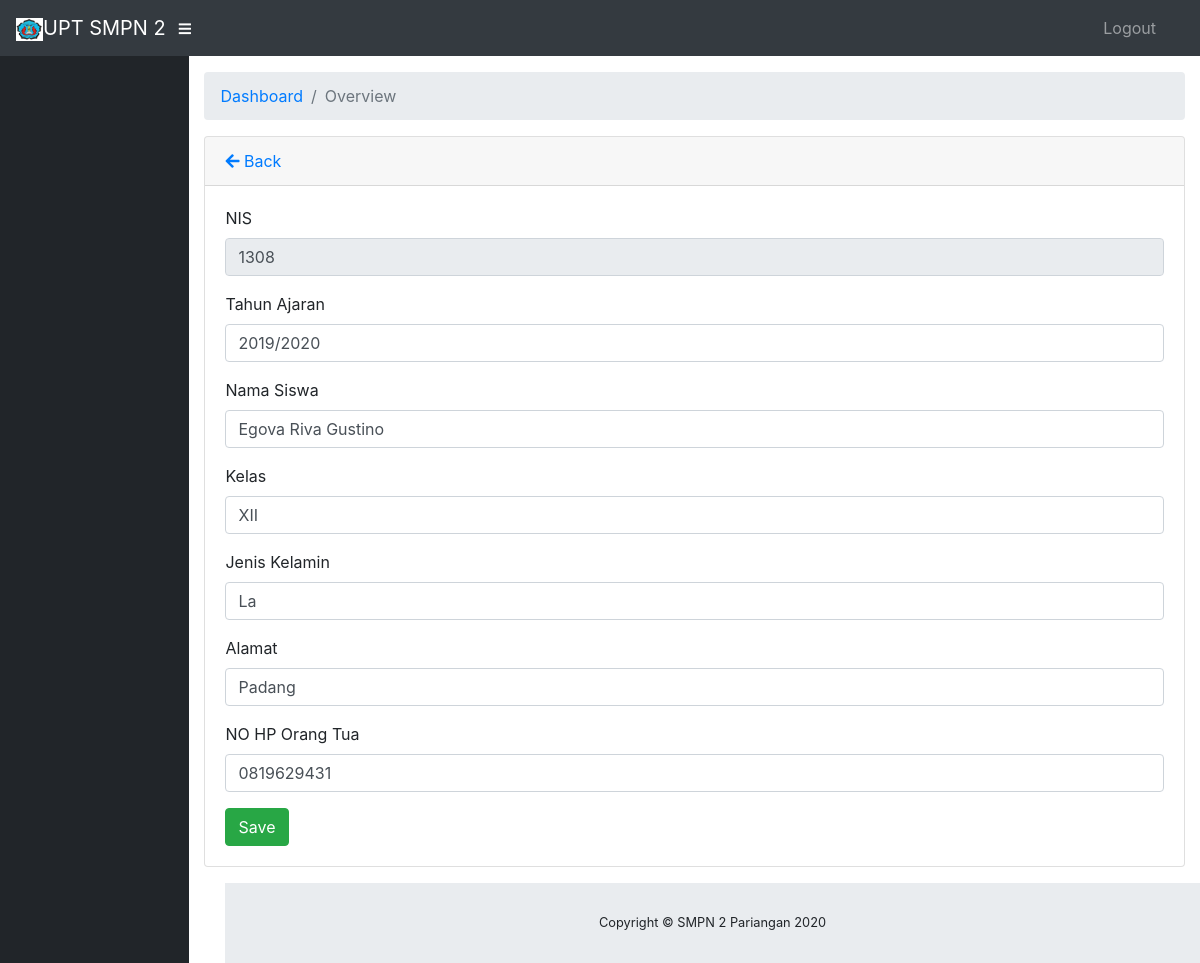
The app's page /siswas/edit/1308 with its own data.
### tables this page shows
CREATE TABLE IF NOT EXISTS `siswa` (
  `nis` int(10) NOT NULL,
  `ta` varchar(10) NOT NULL,
  `nm_siswa` varchar(30) NOT NULL,
  `kelas` varchar(10) NOT NULL,
  `jekel` varchar(2) NOT NULL,
  `alamat` varchar(50) NOT NULL,
  `no_hp_ortu` varchar(20) NOT NULL,
  `point` int(11) NOT NULL DEFAULT '100'
);

### application/controllers/Siswas.php (called while the page is built, shortened)
<?php
class Siswas extends CI_Controller
{
    public function __construct()
    {
        $this->load->model('Msiswas');
        $this->load->model('Musers');
        $this->load->library("form_validation");
    }
    public function edit($id = NULL)
    {
        $data['datasiswa'] = $this->Msiswas->getById($id);
        $this->load->view('siswas/edit', $data);
    }
}

### index.php (called while the page is built, shortened)
<?php
require_once BASEPATH.'core/CodeIgniter.php';

### application/models/Msiswas.php (called while the page is built, shortened)
<?php
class Msiswas extends CI_Model
{
    private $_table = "siswa";
    public function getById($id)
    {
        return $this->db->get_where($this->_table, ['nis' => $id])->row();
    }
}

### application/views/siswas/edit.php (the view, shortened to what this page needs)
<!DOCTYPE html>
<html lang="en">
<head>
</head>
<body id="page-top">
    <div id="wrapper">
        <div id="content-wrapper">
            <div class="container-fluid ">
                <div class="card mb-3 ">
                    <div class="card-header">
                        <a href="<?php echo base_url() ?>siswas/index"><i class="fas fa-arrow-left"></i> Back</a>
                    </div>
                    <div class="card-body">
                        <form action="<?php echo base_url('') ?>siswas/update" method="post" enctype="multipart/form-data">
                            <div class="form-group">
                                <label>NIS</label>
                                <input value="<?php echo $datasiswa->nis  ?>" name="nis" type="number" class="form-control" placeholder="nis" readonly>
                            </div>
                            <div class="form-group">
                                <label>Tahun Ajaran</label>
                                <input value="<?php echo $datasiswa->ta  ?>" name="ta" type="text" class="form-control" placeholder="Tahun ajaran">
                            </div>
                            <div class="form-group">
                                <label>Nama Siswa</label>
                                <input value="<?php echo $datasiswa->nm_siswa  ?>" name="nm_siswa" type="text" class="form-control" placeholder="nama">
                            </div>
                            <div class="form-group">
                                <label>Kelas</label>
                                <input value="<?php echo $datasiswa->kelas  ?>" name="kelas" type="text" class="form-control" placeholder="kelas">
                            </div>
                            <div class="form-group">
                                <label>Jenis Kelamin</label>
                                <input value="<?php echo $datasiswa->jekel  ?>" name="jekel" type="text" class="form-control" placeholder="jekel">
                            </div>
                            <div class="form-group">
                                <label>Alamat</label>
                                <input value="<?php echo $datasiswa->alamat ?>" name="alamat" type="text" class="form-control" placeholder="alamat">
                            </div>
                            <div class="form-group">
                                <label>NO HP Orang Tua</label>
                                <input value="<?php echo $datasiswa->no_hp_ortu  ?>" name="no_hp_ortu" type="number" class="form-control" placeholder="no hp">
                            </div>
                            <input class="btn btn-success" type="submit" name="btn" value="Save">
                        </form>
                    </div>
                </div>
            </div>
        </div>
    </div>
</body>
</html>

### records on screen
siswa: nis "1308", ta "2019/2020", nm_siswa "Egova Riva Gustino", kelas "XII", jekel "La", alamat "Padang", no_hp_ortu "0819629431"
